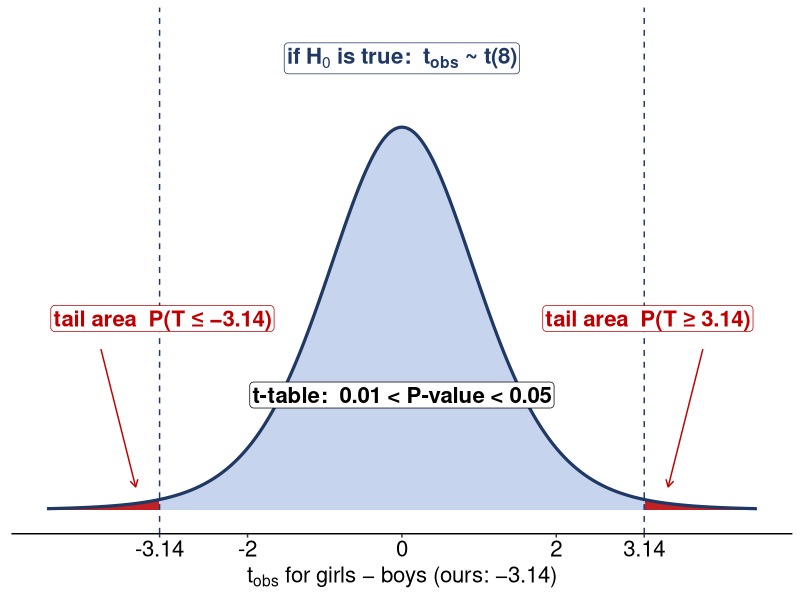
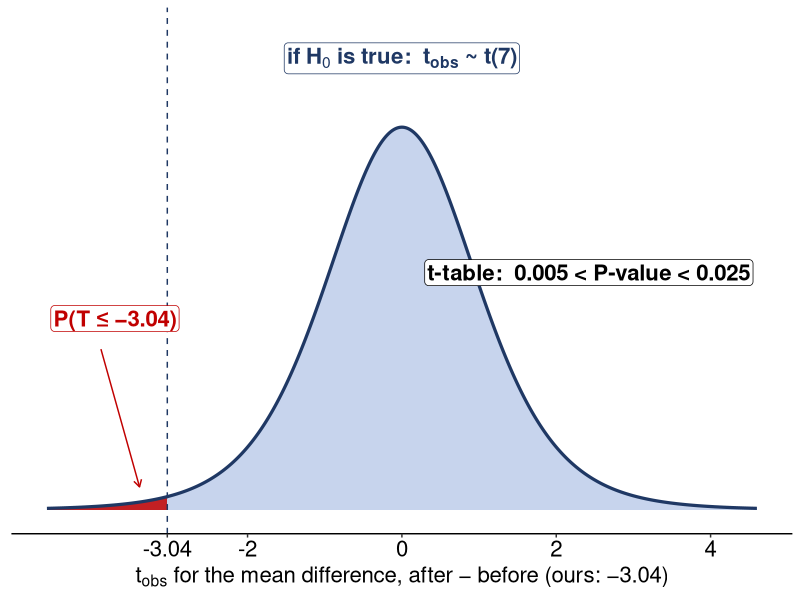

Write the R code that produced these figures, in order. (Note: this script raises an error after producing the figures.)
#Checks the numbers on the Week 12 Lecture 28 deck (11/9/2026): the two independent samples t-test
#and the matched-pairs t-test. It draws:
#
#  l28_sports.png        girls vs boys, hours of sports a day (OpenStax Example 10.1): t_obs = -3.14 on
#                        t(8), both tails
#  l28_hypnotism.png     pain before and after hypnotism (OpenStax Example 10.11): t_obs = -3.04 on
#                        t(7), lower tail
#  l28_figure_sizes.csv  the size, in points, each figure is drawn at
#
#Course conventions: the unpooled SE sqrt(s1^2/n1 + s2^2/n2) with df = min(n1 - 1, n2 - 1); P-values
#are bracketed from the course t-table (misc/t_table.html, upper-tail columns 0.25, 0.2, 0.15, 0.125,
#0.1, 0.075, 0.05, 0.025, 0.005, 0.0025, 0.0005), with the software value alongside. The same
#numbers are asserted on the Week 12 notes page (lecturemenu12.Rmd).
#
#TYPE SIZE. Same rule as the other make_lectureN_figures.R scripts: nothing on a slide is under
#16pt, so each figure is drawn at exactly its on-slide size (points / 72 inches) and every text
#size goes through tsz() or el(), which refuse anything smaller.

library(ggplot2)

fmt <- function(x, d = 2) formatC(x, format = 'f', digits = d)
near <- function(a, b, tol = 5e-4) abs(a - b) < tol
tq <- function(tail, df) round(qt(1 - tail, df), 3)     # a t-table entry: upper-tail area, df

this_file <- tryCatch(normalizePath(sys.frame(1)$ofile, winslash = "/"),
                      error = function(e) NA_character_)
if (is.na(this_file)) {
  args <- commandArgs(trailingOnly = FALSE)
  m <- grep("^--file=", args, value = TRUE)
  this_file <- if (length(m)) normalizePath(sub("^--file=", "", m[[1]]),
                                            winslash = "/") else NA_character_
}
if (is.na(this_file)) stop("Could not determine the script location; run it with Rscript.")
assets_dir <- dirname(this_file)

#---- numbers (the same checks as lecturemenu12.Rmd)
#two independent means, unpooled, hand method: SE to 4 decimals, t_obs to 2
t2 <- function(xb1, s1, n1, xb2, s2, n2) {
  se <- round(sqrt(s1^2 / n1 + s2^2 / n2), 4)
  list(se = se, t = round((xb1 - xb2) / se, 2), df = min(n1 - 1, n2 - 1))
}
#sports (Example 10.1): girls 9, 2, 0.866; boys 16, 3.2, 1.00; two-sided, alpha = 0.05
sp <- t2(2, 0.866, 9, 3.2, 1, 16)
stopifnot(sp$se == 0.3819, sp$t == -3.14, sp$df == 8,
          tq(0.025, 8) == 2.306, tq(0.005, 8) == 3.355,           # 0.005 < upper tail < 0.025
          tq(0.025, 8) < 3.14, 3.14 < tq(0.005, 8),               # so 0.01 < P-value < 0.05
          round(2 * pt(-3.14, 8), 4) == 0.0138)
#the book's Welch df and P-value, for the notes
w_df <- (0.866^2 / 9 + 1 / 16)^2 / ((0.866^2 / 9)^2 / 8 + (1 / 16)^2 / 15)
stopifnot(round(w_df, 2) == 18.85, round(2 * pt(-(1.2 / sqrt(0.866^2 / 9 + 1 / 16)), w_df), 4) == 0.0054)
#retention (Try It 10.2): A 15, 5, 1.2; B 20, 4.5, 0.8; upper-tailed, alpha = 0.05
rt <- t2(5, 1.2, 15, 4.5, 0.8, 20)
stopifnot(rt$se == 0.3578, rt$t == 1.40, rt$df == 14,
          tq(0.1, 14) == 1.345, tq(0.075, 14) == 1.523,
          tq(0.1, 14) < 1.40, 1.40 < tq(0.075, 14),               # 0.075 < P-value < 0.10
          round(1 - pt(1.40, 14), 3) == 0.092)

#matched pairs: d = after - before for hypnotism (Example 10.11), lower-tailed, alpha = 0.05
hb <- c(6.6, 6.5, 9.0, 10.3, 11.3, 8.1, 6.3, 11.6)
ha <- c(6.8, 2.4, 7.4, 8.5, 8.1, 6.1, 3.4, 2.0)
hd <- round(ha - hb, 1)
stopifnot(identical(hd, c(0.2, -4.1, -1.6, -1.8, -3.2, -2.0, -2.9, -9.6)),
          near(sum(hd), -25, 1e-9), near(mean(hd), -3.125, 1e-9), round(sd(hd), 2) == 2.91,   # book rounds d-bar to -3.13
          round(2.91 / sqrt(8), 4) == 1.0288, round(-3.125 / 1.0288, 2) == -3.04,
          tq(0.025, 7) == 2.365, tq(0.005, 7) == 3.499,
          tq(0.025, 7) < 3.04, 3.04 < tq(0.005, 7),               # 0.005 < P-value < 0.025
          round(pt(-3.04, 7), 4) == 0.0094)
#the same data analysed as if the samples were independent (wrong): a smaller |t|
h_ind <- t2(mean(ha), sd(ha), 8, mean(hb), sd(hb), 8)
stopifnot(h_ind$t == -2.60, round(sqrt(2.18^2 / 8 + 2.61^2 / 8), 4) == 1.2023, round(-3.125 / 1.2023, 2) == -2.60, round(sd(hb), 2) == 2.18, round(sd(ha), 2) == 2.61)
#shot-put (Example 10.13): d = dominant - weaker, two-sided, alpha = 0.05
sd_ <- c(30, 26, 34, 17, 19, 26, 20) - c(28, 14, 27, 18, 17, 26, 16)
stopifnot(identical(sd_, c(2, 12, 7, -1, 2, 0, 4)),
          round(mean(sd_), 2) == 3.71, round(sd(sd_), 2) == 4.50,
          round(4.50 / sqrt(7), 4) == 1.7008, round(3.71 / 1.7008, 2) == 2.18,
          tq(0.05, 6) == 1.943, tq(0.025, 6) == 2.447,
          tq(0.05, 6) < 2.18, 2.18 < tq(0.025, 6),                # 0.05 < P-value < 0.10
          round(2 * pt(-2.18, 6), 3) == 0.072)

#pooling the sports data (the "pooling for girls and boys" slide): s_p, pooled SE, t_obs on 23 df
s_p <- round(sqrt((8 * 0.866^2 + 15 * 1^2) / 23), 4)
stopifnot(s_p == 0.9555, round(s_p * sqrt(1/9 + 1/16), 4) == 0.3981, round(-1.2 / 0.3981, 2) == -3.01,
          tq(0.005, 23) == 2.807, tq(0.0025, 23) == 3.104,                # 0.005 < P-value < 0.01
          round(2 * pt(-3.01, 23), 4) == 0.0062)
#the cost of pooling when it is wrong: n1 = 10, sigma1 = 3 vs n2 = 40, sigma2 = 1, H0 true, alpha = 0.05
set.seed(251)
rej <- replicate(20000, { x <- rnorm(10, 0, 3); y <- rnorm(40, 0, 1)
  c(t.test(x, y, var.equal = TRUE)$p.value < 0.05, t.test(x, y)$p.value < 0.05) })
stopifnot(round(mean(rej[1, ]), 2) == 0.26, abs(mean(rej[2, ]) - 0.05) < 0.005)   # pooled 26%, Welch 5%

#---- type size helpers: points in, refuse anything under 16pt
MIN_PT <- 16
tsz <- function(pt) { stopifnot(pt >= MIN_PT); pt / .pt }     # geom text size (mm)
el <- function(pt, ...) { stopifnot(pt >= MIN_PT); element_text(size = pt, ...) }

NAVY <- "#1F3864"; SHADE <- "#8FAADC"; RED <- "#C00000"
bare <- theme_classic() +
  theme(axis.text.y = element_blank(), axis.ticks.y = element_blank(), axis.line.y = element_blank(),
        axis.text.x = el(16, colour = 'black'), axis.title.x = el(16))
#parse = TRUE: s is a plotmath expression (subscripts typeset, as in the slides' equations)
lab <- function(x, y, s, col, hj, face = 'plain', pt = 16, parse = FALSE)
  annotate('label', x = x, y = y, label = s, colour = col, hjust = hj, size = tsz(pt), fontface = face, parse = parse,
           fill = 'white', border.colour = NA, label.padding = unit(0.1, 'lines'))

sizes <- data.frame(file = character(), width_pt = numeric(), height_pt = numeric())
save_fig <- function(g, file, wpt, hpt) {
  ggsave(file.path(assets_dir, file), g, width = wpt / 72, height = hpt / 72, dpi = 200, bg = 'white')
  sizes[nrow(sizes) + 1, ] <<- list(file, wpt, hpt)
}
arr <- function(x, xend, y, yend, col)
  annotate('segment', x = x, xend = xend, y = y, yend = yend, colour = col,
           arrow = arrow(length = unit(0.2, 'cm')))

#---- the sports P-value: t_obs = -3.14 on t(8), two-sided
gx <- seq(-4.6, 4.6, length.out = 900)
d8 <- data.frame(x = gx, y = dt(gx, 8)); top8 <- dt(0, 8)
gs <- ggplot(d8, aes(x, y)) +
  geom_area(fill = SHADE, alpha = 0.5) +
  geom_area(data = subset(d8, x <= -3.14), fill = RED, alpha = 0.85) +
  geom_area(data = subset(d8, x >= 3.14), fill = RED, alpha = 0.85) +
  geom_line(colour = NAVY, linewidth = 1.1) +
  geom_vline(xintercept = c(-3.14, 3.14), colour = NAVY, linetype = 'dashed') +
  lab(0, top8 * 1.18, 'bold("if"~H[0]~"is true:"~~t[obs]~"~ t(8)")', NAVY, 0.5, 'bold', parse = TRUE) +
  lab(-4.55, top8 * 0.5, 'tail area  P(T ≤ −3.14)', RED, 0, 'bold') + arr(-3.9, -3.45, top8 * 0.42, top8 * 0.06, RED) +
  lab(4.55, top8 * 0.5, 'tail area  P(T ≥ 3.14)', RED, 1, 'bold') + arr(3.9, 3.45, top8 * 0.42, top8 * 0.06, RED) +
  lab(0, top8 * 0.3, 't-table:  0.01 < P-value < 0.05', 'black', 0.5, 'bold') +
  scale_x_continuous(breaks = c(-3.14, -2, 0, 2, 3.14), labels = c('-3.14', '-2', '0', '2', '3.14')) +
  coord_cartesian(xlim = c(-4.6, 4.6), ylim = c(0, top8 * 1.25)) +
  labs(x = expression(t[obs]~'for girls − boys (ours: −3.14)'), y = NULL) + bare
save_fig(gs, 'l28_sports.png', 840, 280)

#---- the hypnotism P-value: t_obs = -3.04 on t(7), lower-tailed
d7 <- data.frame(x = gx, y = dt(gx, 7)); top7 <- dt(0, 7)
gh <- ggplot(d7, aes(x, y)) +
  geom_area(fill = SHADE, alpha = 0.5) +
  geom_area(data = subset(d7, x <= -3.04), fill = RED, alpha = 0.85) +
  geom_line(colour = NAVY, linewidth = 1.1) +
  geom_vline(xintercept = -3.04, colour = NAVY, linetype = 'dashed') +
  lab(0, top7 * 1.18, 'bold("if"~H[0]~"is true:"~~t[obs]~"~ t(7)")', NAVY, 0.5, 'bold', parse = TRUE) +
  lab(-4.55, top7 * 0.5, 'P(T ≤ −3.04)', RED, 0, 'bold') + arr(-3.9, -3.4, top7 * 0.42, top7 * 0.06, RED) +
  lab(4.55, top7 * 0.62, 't-table:  0.005 < P-value < 0.025', 'black', 1, 'bold') +
  scale_x_continuous(breaks = c(-3.04, -2, 0, 2, 4), labels = c('-3.04', '-2', '0', '2', '4')) +
  coord_cartesian(xlim = c(-4.6, 4.6), ylim = c(0, top7 * 1.25)) +
  labs(x = expression(t[obs]~'for the mean difference, after − before (ours: −3.04)'), y = NULL) + bare
save_fig(gh, 'l28_hypnotism.png', 840, 280)

#---- the sampling distribution of x-bar1 - x-bar2 (a concept picture; illustrative values, no axis numbers).
#Left: x-bar1 ~ N(mu1, SE1 = 1) and x-bar2 ~ N(mu2, SE2 = 0.75), with mu1 = 10, mu2 = 7.
#Right: x-bar1 - x-bar2 ~ N(mu1 - mu2 = 3, sqrt(1^2 + 0.75^2) = 1.25): centred at the true difference and
#wider than either mean's distribution, because the variances add. The dashed line marks 0, the value H0 claims.
m1 <- 10; m2 <- 7; s1 <- 1; s2 <- 0.75; sd_ <- sqrt(s1^2 + s2^2)
stopifnot(sd_ == 1.25)
lx <- seq(3.5, 13.5, length.out = 800)
left <- rbind(data.frame(x = lx, y = dnorm(lx, m1, s1), g = '1'), data.frame(x = lx, y = dnorm(lx, m2, s2), g = '2'))
pk <- dnorm(m2, m2, s2)
GOLD <- "#B8860B"
gl <- ggplot(left, aes(x, y, group = g, colour = g, fill = g)) +
  geom_area(alpha = 0.25, position = 'identity') + geom_line(linewidth = 1.1) +
  scale_colour_manual(values = c('1' = NAVY, '2' = GOLD), guide = 'none') +
  scale_fill_manual(values = c('1' = NAVY, '2' = GOLD), guide = 'none') +
  geom_vline(xintercept = c(m1, m2), colour = c(NAVY, GOLD), linetype = 'dotted') +
  lab(m2, pk * 1.12, 'bar(x)[2]', GOLD, 0.5, 'bold', parse = TRUE) +
  lab(m1, dnorm(m1, m1, s1) * 1.2, 'bar(x)[1]', NAVY, 0.5, 'bold', parse = TRUE) +
  scale_x_continuous(breaks = c(m2, m1), labels = c(expression(mu[2]), expression(mu[1]))) +
  coord_cartesian(xlim = c(3.5, 13.5), ylim = c(0, pk * 1.25)) +
  labs(x = 'two sample means, each with its own SE', y = NULL) + bare
rx <- seq(-2.5, 8.5, length.out = 800)
right <- data.frame(x = rx, y = dnorm(rx, m1 - m2, sd_)); pr <- dnorm(0, 0, sd_)
gr2 <- ggplot(right, aes(x, y)) +
  geom_area(fill = RED, alpha = 0.18) + geom_line(colour = RED, linewidth = 1.1) +
  geom_vline(xintercept = m1 - m2, colour = RED, linetype = 'dotted') +
  geom_vline(xintercept = 0, colour = 'grey30', linetype = 'dashed') +
  annotate('segment', x = m1 - m2, xend = m1 - m2 + sd_, y = dnorm(sd_, 0, sd_), yend = dnorm(sd_, 0, sd_),
           colour = 'black', arrow = arrow(length = unit(0.15, 'cm'), ends = 'both')) +
  lab(m1 - m2 + sd_ + 0.2, dnorm(sd_, 0, sd_), 'SE', 'black', 0, 'bold') +
  lab(m1 - m2, pr * 1.18, 'bar(x)[1] - bar(x)[2]', RED, 0.5, 'bold', parse = TRUE) +
  lab(0.15, pk * 1.02, 'H[0]:~mu[1] - mu[2] == 0', 'grey30', 0, 'plain', parse = TRUE) +
  scale_x_continuous(breaks = c(0, m1 - m2), labels = c('0', expression(mu[1] - mu[2]))) +
  coord_cartesian(xlim = c(-2.5, 8.5), ylim = c(0, pk * 1.25)) +   # same height scale as the left panel, so 'wider' shows
  labs(x = 'the difference: wider, because variances add', y = NULL) + bare
gd <- gridExtra::arrangeGrob(gl, gr2, ncol = 2)
ggsave(file.path(assets_dir, 'l28_diff_dist.png'), gd, width = 840 / 72, height = 300 / 72, dpi = 200, bg = 'white')
sizes[nrow(sizes) + 1, ] <- list('l28_diff_dist.png', 840, 300)

write.csv(sizes, file.path(assets_dir, 'l28_figure_sizes.csv'), row.names = FALSE)
print(sizes)
